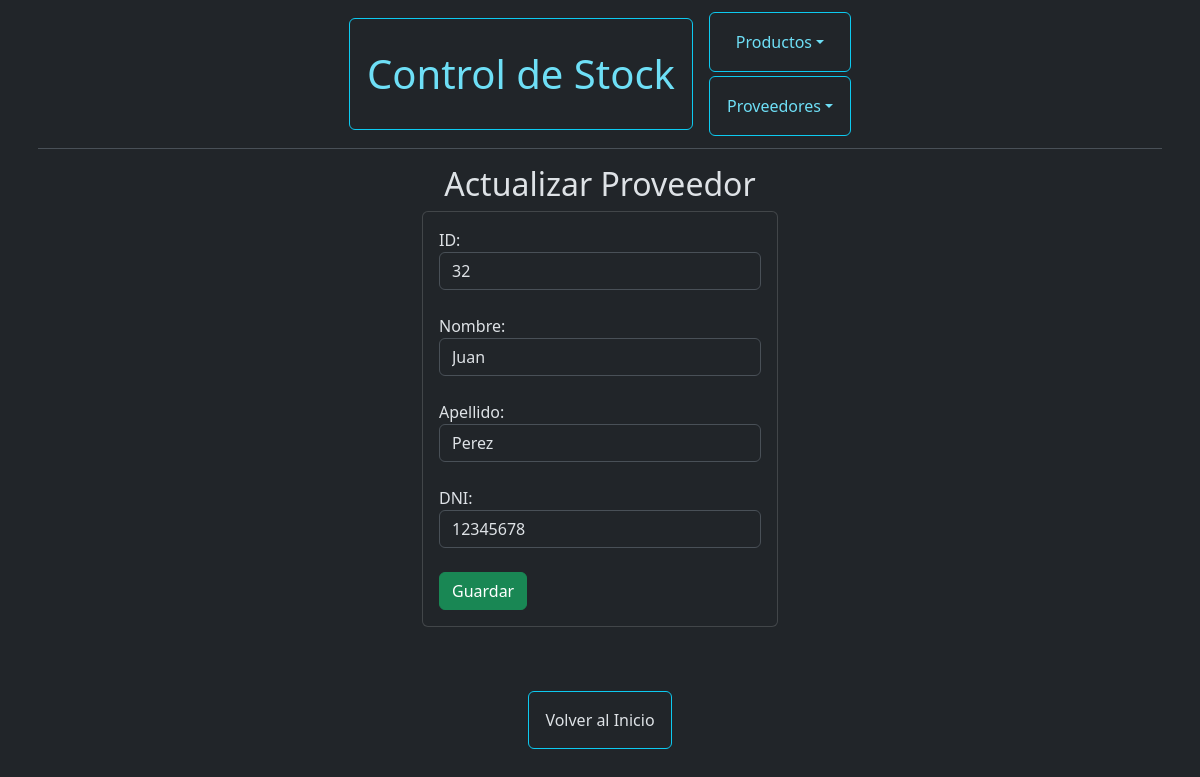
Screenshot of /proveedores/proveedor_a_actualizar/32/ with the database file from the repository.
### compra/models.py (models this page shows, shortened)
class Proveedor(models.Model):
    nombre = models.CharField(max_length=150)
    apellido = models.CharField(max_length=150)
    dni = models.IntegerField()

### compra/views.py (the view)
# urls.py: path('proveedores/proveedor_a_actualizar/<id>/', views.proveedor_a_actualizar, name='proveedor_a_actualizar'),
def proveedor_a_actualizar(request, id):
    proveedor = Proveedor.objects.get(id=id)
    return render (request, 'actualizar_proveedor.html', {'proveedor': proveedor})

### compra/templates/actualizar_proveedor.html (shortened to what this page needs)
{% extends "./base.html" %}
{% block body %}
<div class="row">
    <div class="col-md-4 offset-md-4">
        <h2>Actualizar Proveedor</h2>
        <div class="card">
            <div class="card-body">
                <form action="{% url 'actualizar_proveedor' %}" method="post">
                    <div class="form-group">
                        <label for='id'>ID:</label><br>
                        <input type='text'  name='id' class="form-control" value="{{proveedor.id}}" placeholder="ID" readonly><br>
                    </div>
                    <div class="form-group">
                        <label for='nombre'>Nombre:</label><br>
                        <input type='text'  name='nombre' class="form-control" value="{{proveedor.nombre}}" placeholder="Nombre"><br>
                    </div>
                    <div class="form-group">
                        <label for='apellido'>Apellido:</label><br>
                        <input type="text"  name='apellido'class="form-control" value="{{proveedor.apellido}}" placeholder="Apellido"><br>
                    </div>
                    <div class="form-group">
                        <label for='dni'>DNI:</label><br>
                        <input type="text" name='dni' class="form-control" value="{{proveedor.dni}}" placeholder="DNI"><br>
                    </div>
                    <div class="form-group">
                        <button type="submit" class="btn btn-success btn-block text-white">Guardar</button>
                    </div>
                </form>
            </div>
        </div>
    </div>
</div>
{% endblock %}

### StockControl/static/css/base.css (style rules this page uses)
h2 { text-align: center; }

### rows the page displays
Proveedor: id "32", nombre "Juan", apellido "Perez", dni "12345678"
